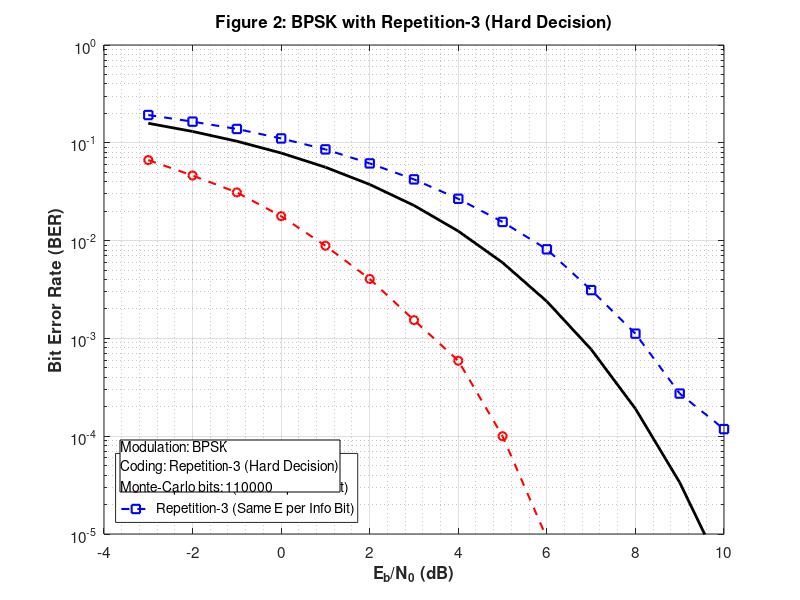

This figure's MATLAB source: (Note: this script raises an error after producing the figure.)
%% Q4
% ===============================================================
% ====================== QUESTION 4 =============================
% ===============================================================
function Q4
% BPSK with Repetition-3 Coding (Hard Decision)
    fprintf('Q4 Start\n');
    pause(3);


    %% ================= PARAMETERS ===============================
    EbN0_dB = -3:1:10;
    EbN0_lin = 10.^(EbN0_dB/10);
    Eb = 1;
    A = sqrt(Eb);
    Nbits = 110000;
    R = 3; % repetition factor

    %% ================= UNCODED (THEORETICAL) ====================
    BER_uncoded = 0.5 * erfc(sqrt(EbN0_lin));

    %% ================= SIMULATION ===============================
    fprintf('Simulating Case1 \n');
    BER_same_Etx = zeros(size(EbN0_dB));
    BER_same_Einfo = zeros(size(EbN0_dB));

    % Generate information bits
    bits = randi([0 1], Nbits, 1);

    % Repetition coding
    coded_bits = repelem(bits, R);

    %% ===== Case 1: Same Energy per Transmitted Bit =====
    tx_symbols = A * (2*coded_bits - 1);

    for k = 1:length(EbN0_dB)
        sigma = sqrt((Eb/2) / EbN0_lin(k));
        noise = sigma * randn(length(tx_symbols),1);
        rx = tx_symbols + noise;

        % Hard decision
        rx_bits = rx > 0;

        % Majority voting
        rx_matrix = reshape(rx_bits, R, []);
        decoded_bits = sum(rx_matrix,1) >= 2;

        BER_same_Etx(k) = mean(decoded_bits.' ~= bits);
    end

    %% ===== Case 2: Same Energy per Information Bit =====
    fprintf('Simulating Case2 \n');
    A_info = A / sqrt(R);
    tx_symbols = A_info * (2*coded_bits - 1);

    for k = 1:length(EbN0_dB)
        sigma = sqrt((Eb/2) / EbN0_lin(k));
        noise = sigma * randn(length(tx_symbols),1);
        rx = tx_symbols + noise;

        % Hard decision
        rx_bits = rx > 0;

        % Majority voting
        rx_matrix = reshape(rx_bits, R, []);
        decoded_bits = sum(rx_matrix,1) >= 2;

        BER_same_Einfo(k) = mean(decoded_bits.' ~= bits);
    end

    %% ===================== PLOTTING ==============================
    fprintf('Q4 Plot \n');

    fig = plot_q4_ber(EbN0_dB, ...
        BER_uncoded, ...
        BER_same_Etx, ...
        BER_same_Einfo, ...
        Nbits);

    %% ===================== SAVE FIGURE ===========================
    save_figure_png(fig, ...
        'Q4_BPSK_Repetition3_HardDecision', ...
        'figures');
end
%====================== Q4 Helper functions =============================
%% Plot Q4
function fig = plot_q4_ber(EbN0_dB, BER_uncoded, BER_Etx, BER_Einfo, Nbits)

    fig = figure;

    semilogy(EbN0_dB, BER_uncoded, 'k-', 'LineWidth', 2); hold on;
    semilogy(EbN0_dB, BER_Etx, 'r o--', 'LineWidth', 1.5);
    semilogy(EbN0_dB, BER_Einfo, 'b s--', 'LineWidth', 1.5);

    grid on; grid minor;

    xlabel('E_b/N_0 (dB)', 'FontSize',12,'FontWeight','bold');
    ylabel('Bit Error Rate (BER)', 'FontSize',12,'FontWeight','bold');

    title('Figure 2: BPSK with Repetition-3 (Hard Decision)', ...
        'FontSize',14,'FontWeight','bold');

    legend( ...
        'Uncoded BPSK (Theoretical)', ...
        'Repetition-3 (Same E per Tx Bit)', ...
        'Repetition-3 (Same E per Info Bit)', ...
        'Location','southwest');

    ylim([1e-5 1]);
    set(gca,'FontSize',11);

    % Info box
    annotation(fig,'textbox', ...
        [0.15 0.18 0.35 0.18], ...
        'String',{ ...
            'Modulation: BPSK', ...
            'Coding: Repetition-3 (Hard Decision)', ...
            sprintf('Monte-Carlo bits: %d', Nbits)}, ...
        'FitBoxToText','on', ...
        'BackgroundColor','white', ...
        'EdgeColor','black', ...
        'FontSize',10);
end
